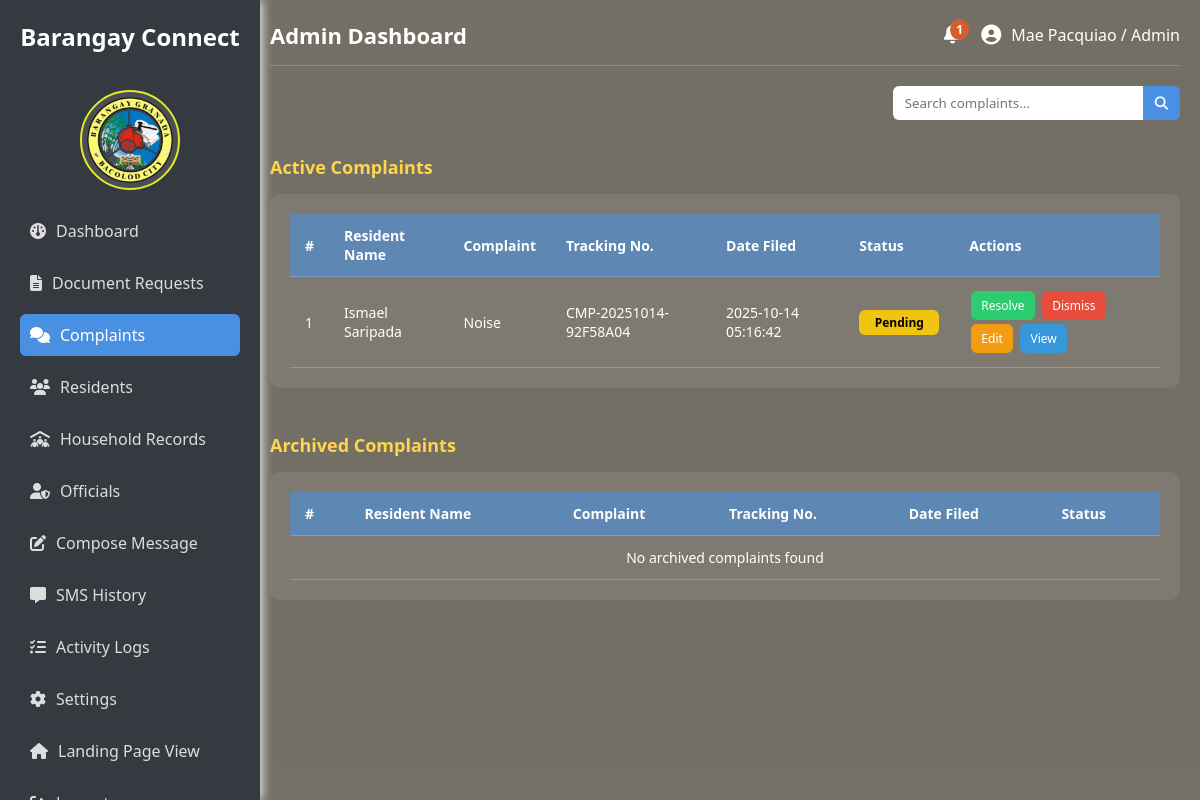
/admin/complaints.php (signed in), run on the app's committed database.
### tables this page shows
CREATE TABLE `complaints` (
  `complaint_id` varchar(20) NOT NULL,
  `user_id` varchar(20) NOT NULL,
  `complaint_title` varchar(100) NOT NULL,
  `complaint_type` varchar(100) NOT NULL,
  `description` text NOT NULL,
  `image_file` varchar(100) NOT NULL,
  `date_filed` timestamp NOT NULL DEFAULT current_timestamp() ON UPDATE current_timestamp(),
  `status` enum('pending','in progress','resolved') NOT NULL,
  `tracking_number` varchar(100) NOT NULL,
  `handled_by` varchar(20) DEFAULT NULL
);

CREATE TABLE `users` (
  `user_id` varchar(20) NOT NULL,
  `fullname` varchar(100) NOT NULL,
  `username` varchar(100) NOT NULL,
  `password_hash` varchar(100) NOT NULL,
  `role` enum('Admin','Official','Resident') NOT NULL,
  `status` enum('active','inactive') NOT NULL,
  `date_registered` timestamp NOT NULL DEFAULT current_timestamp() ON UPDATE current_timestamp()
);

### admin/complaints.php (the view, shortened to what this page needs)
<?php
require_once "../cons/config.php";
$active_complaints = [];
$archived_complaints = [];
$sql = "SELECT c.complaint_id, c.user_id, c.complaint_title, c.date_filed, c.status, c.tracking_number, u.fullname
        FROM complaints c
        JOIN users u ON c.user_id = u.user_id
        ORDER BY c.date_filed DESC";
$result = $conn->query($sql);
if ($result && $result->num_rows > 0) {
    while ($row = $result->fetch_assoc()) {
        if (in_array(strtolower($row['status']), ['pending', 'ongoing'])) {
            $active_complaints[] = $row;
        } else {
            $archived_complaints[] = $row;
        }
    }
}
?>
<!DOCTYPE html>
<html lang="en">
<head>
  <link rel="stylesheet" href="https://cdnjs.cloudflare.com/ajax/libs/font-awesome/6.5.0/css/all.min.css">
</head>
<body>
  <div class="sidebar">
    <h2>Barangay Connect</h2><br>
    <img src="../assets/images/bg_logo.png">
    <ul>
      <li><a href="admin_dashboard.php"><i class="fa-solid fa-gauge"></i> Dashboard</a></li>
      <li><a href="document_request.php"><i class="fa-solid fa-file-lines"></i> Document Requests</a></li>
      <li><a href="complaints.php" class="active"> <i class="fa-solid fa-comments"></i> Complaints</a></li>
      <li><a href="residents.php"><i class="fa-solid fa-users"></i> Residents</a></li>
      <li><a href="household.php"><i class="fa-solid fa-people-roof"></i> Household Records</a></li>
      <li><a href="officials.php"><i class="fa-solid fa-user-shield"></i> Officials</a></li>
      <li><a href="compose_message.php"><i class="fa-solid fa-pen-to-square"></i> Compose Message</a></li>
      <li><a href="sms_history.php"><i class="fa-solid fa-message"></i> SMS History</a></li>
      <li><a href="activity_logs.php"><i class="fa-solid fa-list-check"></i> Activity Logs</a></li>
      <li><a href="settings.php"><i class="fa-solid fa-gear"></i> Settings</a></li>
      <li><a href="landing_page.php"><i class="fa-solid fa-house"></i> Landing Page View</a></li>
      <li><a href="../logout.php" onclick="return confirm('Are you sure you want to log out?');">
        <i class="fa-solid fa-right-from-bracket"></i> Logout</a></li>
    </ul>
  </div>
  <div class="main-content">
    <div class="header">
      <h1>Admin Dashboard</h1>
      <div class="right-section">
        <div class="notification">
          <span class="badge" id="notifCount">0</span>
        </div>
        <div class="user">
          <i class="fa-solid fa-user-circle"></i>
          <span>
            <?php
              echo isset($_SESSION["fullname"], $_SESSION["role"])
                ? htmlspecialchars($_SESSION["fullname"]) . " / " . htmlspecialchars($_SESSION["role"])
                : "Guest";
            ?>
          </span>
        </div>
      </div>
    </div>
    <div class="search-bar">
      <input type="text" id="searchInput" placeholder="Search complaints...">
      <button><i class="fa fa-search"></i></button>
    </div>
    <h2 class="section-title">Active Complaints</h2>
    <div class="table-container">
      <table id="complaintsTable">
        <thead>
          <tr>
            <th>#</th>
            <th>Resident Name</th>
            <th>Complaint</th>
            <th>Tracking No.</th>
            <th>Date Filed</th>
            <th>Status</th>
            <th>Actions</th>
          </tr>
        </thead>
        <tbody>
          <?php if (!empty($active_complaints)): ?>
            <?php foreach ($active_complaints as $index => $row): ?>
              <tr>
                <td><?= $index + 1 ?></td>
                <td><?= htmlspecialchars($row['fullname']) ?></td>
                <td><?= htmlspecialchars($row['complaint_title']) ?></td>
                <td><?= htmlspecialchars($row['tracking_number']) ?></td>
                <td><?= htmlspecialchars($row['date_filed']) ?></td>
                <td>
                  <span class="status <?= strtolower($row['status']) ?>">
                    <?= ucfirst($row['status']) ?>
                  </span>
                </td>
                <td>
                  <button class="action-btn resolve">Resolve</button>
                  <button class="action-btn dismiss">Dismiss</button>
                  <button class="action-btn edit">Edit</button>
                  <button class="action-btn view">View</button>
                </td>
              </tr>
            <?php endforeach; ?>
          <?php else: ?>
            <tr><td colspan="7" style="text-align:center;">No active complaints found</td></tr>
          <?php endif; ?>
        </tbody>
      </table>
    </div>
    <h2 class="section-title">Archived Complaints</h2>
    <div class="table-container">
      <table id="archivedTable">
        <thead>
          <tr>
            <th>#</th>
            <th>Resident Name</th>
            <th>Complaint</th>
            <th>Tracking No.</th>
            <th>Date Filed</th>
            <th>Status</th>
          </tr>
        </thead>
        <tbody>
          <?php if (!empty($archived_complaints)): ?>
            <?php foreach ($archived_complaints as $index => $row): ?>
              <tr>
                <td><?= $index + 1 ?></td>
                <td><?= htmlspecialchars($row['fullname']) ?></td>
                <td><?= htmlspecialchars($row['complaint_title']) ?></td>
                <td><?= htmlspecialchars($row['tracking_number']) ?></td>
                <td><?= htmlspecialchars($row['date_filed']) ?></td>
                <td><span class="status <?= strtolower($row['status']) ?>"><?= ucfirst($row['status']) ?></span></td>
              </tr>
            <?php endforeach; ?>
          <?php else: ?>
            <tr><td colspan="6" style="text-align:center;">No archived complaints found</td></tr>
          <?php endif; ?>
        </tbody>
      </table>
    </div>
  </div>
</body>
</html>

### admin/complaints.php (style rules this page uses)
* { box-sizing: border-box; margin: 0; padding: 0; font-family: 'Segoe UI', Tahoma, Geneva, Verdana, sans-serif; }
body { background:#FFF8E1; min-height: 100vh; display: flex; }
.sidebar { width: 260px; background: #343A40; color: #fff; padding: 20px; position: fixed; top: 0; bottom: 0; left: 0; box-shadow: 2px 0 10px rgba(245, 245, 245, 0.94); overflow-y: auto; overflow-x: hidden; scrollbar-width: thin; scrollbar-color: #555 #343A40; }
.sidebar h2 { text-align: center; font-size: 24px; color: #ffffff; margin-bottom: 15px; }
.sidebar img { display: block; margin: 0 auto 20px; width: 100px; height: 100px; border-radius: 50%; border: 2px solid rgb(225, 234, 39); background: rgba(255, 255, 255, 0.1); padding: 5px; object-fit: cover; }
.sidebar ul { list-style: none; }
.sidebar ul li { margin: 10px 0; }
.sidebar ul li a { color: #ddd; text-decoration: none; font-size: 16px; display: flex; align-items: center; padding: 10px; border-radius: 6px; transition: 0.3s; }
.sidebar ul li a i { margin-right: 10px; }
.sidebar ul li a:hover, .sidebar ul li a.active { background: #4a90e2; color: #fff; }
.main-content { margin-left: 250px; flex: 1; display: flex; flex-direction: column; background: rgba(0, 0, 0, 0.55); color: #fff; padding: 20px; }
.header { display: flex; justify-content: space-between; align-items: center; padding-bottom: 15px; border-bottom: 1px solid rgba(255,255,255,0.2); }
.header h1 { font-size: 22px; color: #fff; }
.header .right-section { display: flex; align-items: center; gap: 20px; }
.notification { position: relative; cursor: pointer; }
.notification .badge { position: absolute; top: -5px; right: -8px; background: rgb(213, 93, 46); color: white; font-size: 12px; font-weight: bold; padding: 2px 6px; border-radius: 50%; }
.header .user { display: flex; align-items: center; gap: 10px; }
.header .user i { font-size: 20px; color: #fff; }
.search-bar { margin: 20px 0; display: flex; justify-content: flex-end; }
.search-bar input { padding: 8px 12px; border-radius: 6px 0 0 6px; border: none; outline: none; width: 250px; }
.search-bar button { padding: 8px 12px; border: none; background: #4a90e2; color: #fff; border-radius: 0 6px 6px 0; cursor: pointer; }
.table-container { background: rgba(255,255,255,0.08); padding: 20px; border-radius: 10px; overflow-x: auto; margin-bottom: 30px; }
table { width: 100%; border-collapse: collapse; color: #fff; }
th, td { padding: 12px 15px; border-bottom: 1px solid rgba(255,255,255,0.2); text-align: left; font-size: 14px; }
th { background: rgba(74,144,226,0.6); font-weight: bold; }
.action-btn { padding: 6px 10px; margin: 2px; border: none; border-radius: 6px; cursor: pointer; font-size: 12px; }
.resolve { background: #2ECC71; color: white; }
.dismiss { background: #E74C3C; color: white; }
.view { background: #3498DB; color: white; }
.edit { background: #F39C12; color: white; }
.status { padding: 4px 8px; border-radius: 6px; font-weight: bold; font-size: 12px; display: inline-block; text-align: center; min-width: 80px; }
.pending { background: #F1C40F; color: #000; }
h2.section-title { margin: 15px 0; font-size: 18px; color: #FFD54F; }

### data on the page
complaints: user.fullname "Ismael Saripada", complaint_title "Noise", tracking_number "CMP-20251014-92F58A04", date_filed "2025-10-14 05:16:42", status "Pending"

### other printed values
$_SESSION["fullname"] "Mae Pacquiao"
$_SESSION["role"] "Admin"
